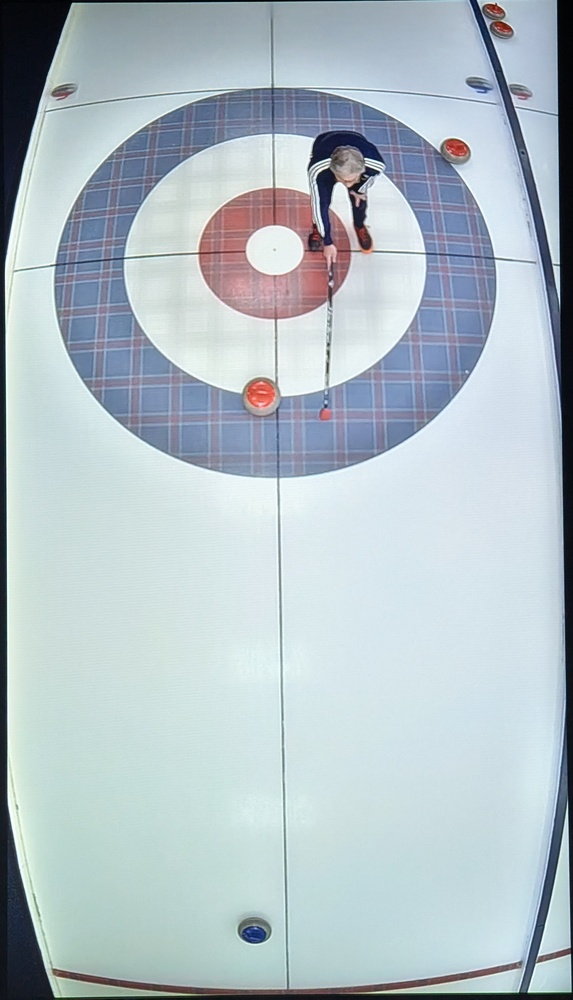
#> input picture jpeg/sample_sheet.jpg, 573 x 1000 px, shrunk from 2063 x 3600 before the run
$ python tune_undistort.py
#> lines starting #> are read from the running program, lines starting #| are printed output that depends on the picture
import os
import cv2
import numpy as np

JPEG_DIR = "jpeg"
IMAGE_PATH = os.path.join(JPEG_DIR, "sample_sheet.jpg")   # your distorted image

img = cv2.imread(IMAGE_PATH)
#> img is the input picture: shape (1000, 573, 3); mean B, G, R 197.9, 191.2, 177.6
if img is None:
    raise RuntimeError("Could not read image")

h, w = img.shape[:2]
#> h = 1000; w = 573

# --- Initial camera matrix guess ---
# Assume square pixels, principal point at image center
f = 0.9 * max(w, h)   # focal length guess; you can change 0.9
#> f = 900
cx = w / 2.0
#> cx = 286.5
cy = h / 2.0
#> cy = 500

K = np.array([[f, 0, cx],
              [0, f, cy],
              [0, 0,   1]], dtype=np.float32)

# Trackbar ranges: slider 0..1000 => value in approx [-0.5, 0.5]
def slider_to_k(v):
    return (v - 500) / 1000.0

cv2.namedWindow("undistort", cv2.WINDOW_NORMAL)

# Create trackbars
cv2.createTrackbar("k1", "undistort", 500, 1000, lambda x: None)
cv2.createTrackbar("k2", "undistort", 500, 1000, lambda x: None)
# Optional higher-order terms if needed:
# cv2.createTrackbar("k3", "undistort", 500, 1000, lambda x: None)

print("Use sliders k1, k2 to straighten lines / circles.")
print("Press 's' to save parameters, ESC to exit without saving.")

saved = False
best_params = None

while True:
    k1 = slider_to_k(cv2.getTrackbarPos("k1", "undistort"))
    k2 = slider_to_k(cv2.getTrackbarPos("k2", "undistort"))
    # k3 = slider_to_k(cv2.getTrackbarPos("k3", "undistort"))

    dist = np.array([k1, k2, 0.0, 0.0, 0.0], dtype=np.float32)

    # Compute optimal new camera matrix (keeps FOV)
    newK, _ = cv2.getOptimalNewCameraMatrix(K, dist, (w, h), 1.0)

    undist = cv2.undistort(img, K, dist, None, newK)

    # Show side-by-side for reference
    vis = np.hstack([img, undist])
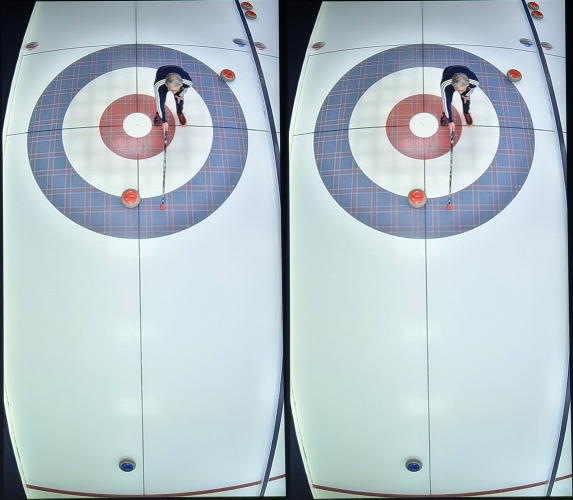
#> vis: shape (1000, 1146, 3) (shown at 1/2 size); mean B, G, R 197.9, 191.2, 177.6
    cv2.imshow("undistort", vis)

    key = cv2.waitKey(30) & 0xFF
#> (key Esc is pressed here)
    if key == 27:  # ESC
        break
    elif key == ord('s'):
        best_params = (K, dist, newK)
        np.save("camera_matrix.npy", K)
        np.save("dist_coeffs.npy", dist)
        np.save("new_camera_matrix.npy", newK)
        print("Saved camera_matrix.npy, dist_coeffs.npy, new_camera_matrix.npy")
        saved = True

cv2.destroyAllWindows()

if not saved:
    print("Parameters not saved (ESC pressed).")

$ run again, with undist_best.jpg copied over jpeg/sample_sheet.jpg
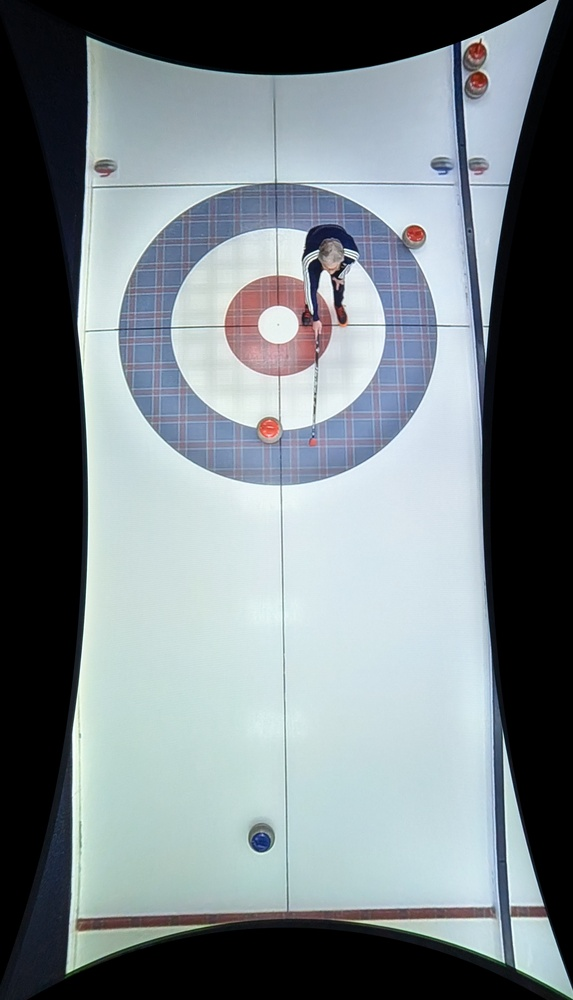
#> input picture undist_best.jpg, 573 x 1000 px, shrunk from 2063 x 3600 before the run
#> img is the input picture: shape (1000, 573, 3); mean B, G, R 134.9, 130.3, 120.3
#> `vis = np.hstack([img, undist])`:
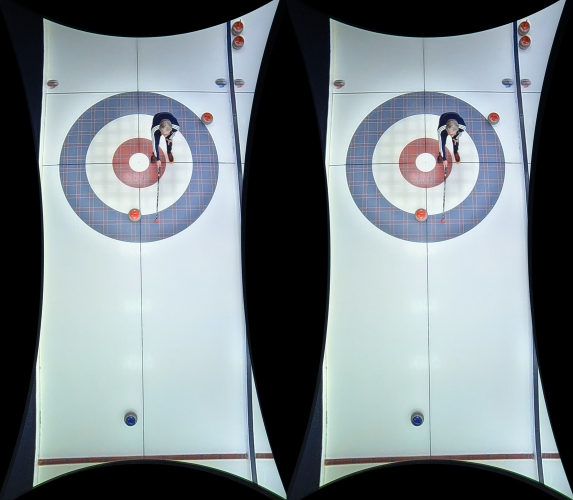
#> vis: shape (1000, 1146, 3) (shown at 1/2 size); mean B, G, R 134.9, 130.3, 120.3

$ run again, with undistort_grid.jpg copied over jpeg/sample_sheet.jpg
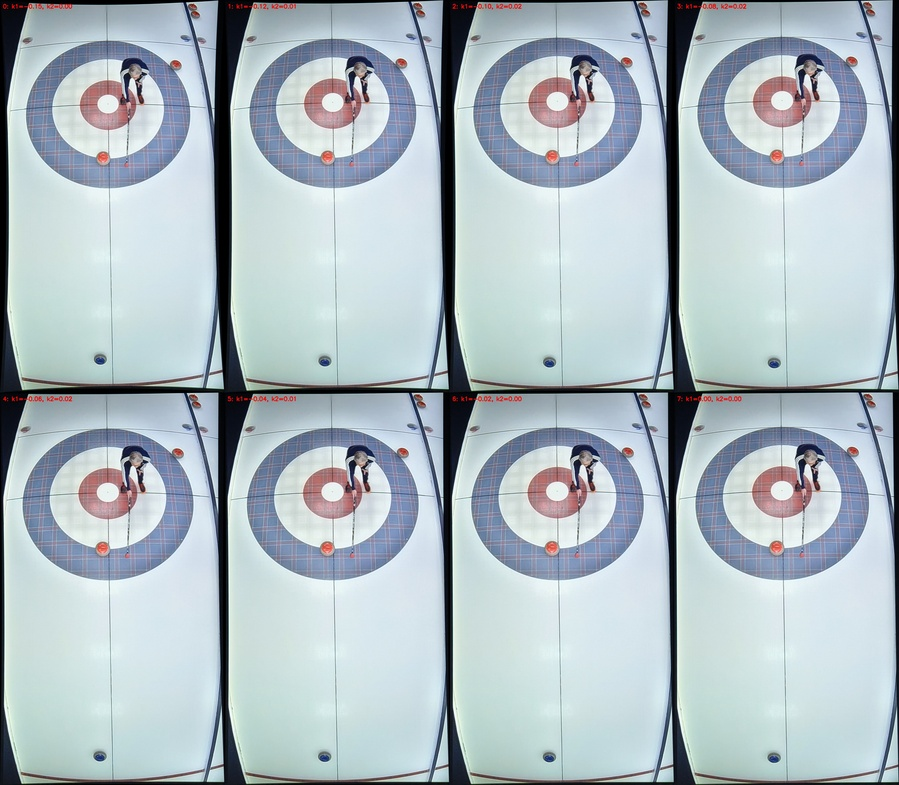
#> input picture undistort_grid.jpg, 899 x 785 px, shrunk from 3300 x 2880 before the run
#> img is the input picture: shape (785, 899, 3); mean B, G, R 193.1, 186.6, 173.5
#> `vis = np.hstack([img, undist])`:
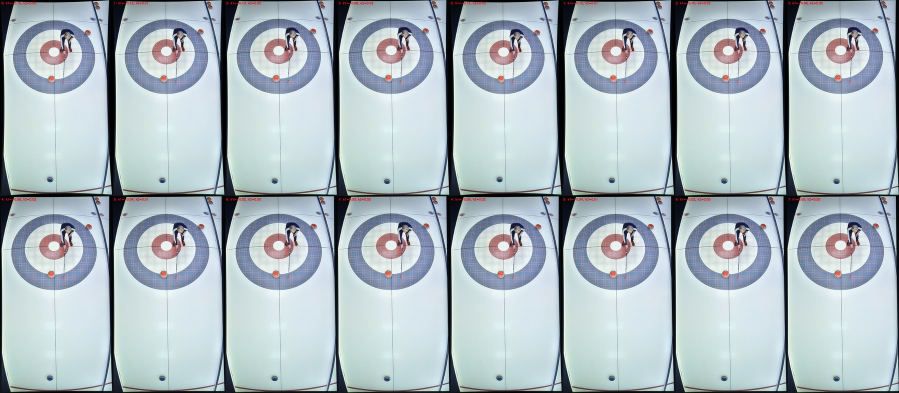
#> vis: shape (785, 1798, 3) (shown at 1/2 size); mean B, G, R 193.1, 186.6, 173.5
